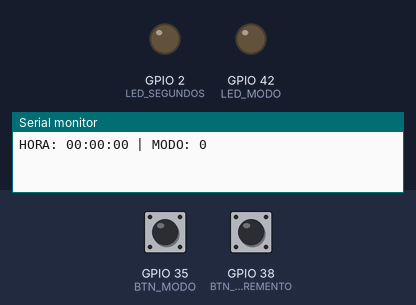
Simulated run of this program. Board: ESP32-S3. Shown: output pins drawn as LEDs (lit = HIGH), the last lines printed to the serial monitor. The test bench sets the inputs (shaded band); at power-on: GPIO 35 (BTN_MODO) HIGH, GPIO 38 (BTN_INCREMENTO) HIGH.

Above: at 0.1 s.
At 1.2 s:
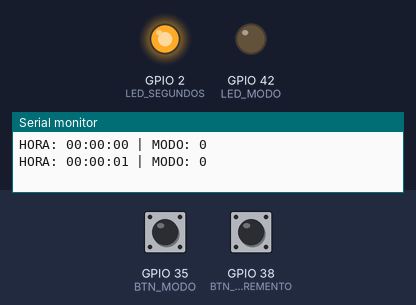
1.3 s: GPIO 35 (BTN_MODO) pulled LOW for 0.15 s
At 2.7 s:
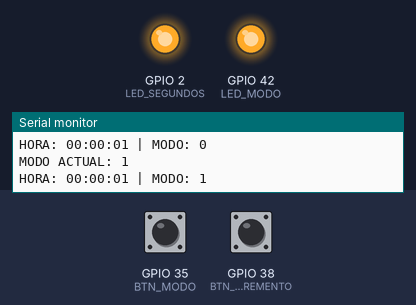
Timing chart, 0 to 4.3 s (numbered marks = the images above; inputs shaded):
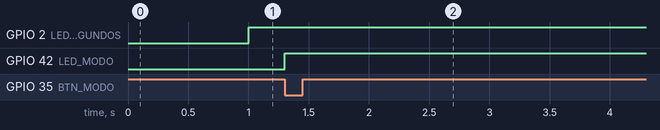

Measured:
- after the input at 1.3 s, GPIO 2 (LED_SEGUNDOS): stops changing and stays HIGH; GPIO 42 (LED_MODO): LOW → HIGH at once

The program:

main.cpp
```cpp
#include <Arduino.h>
#include "freertos/FreeRTOS.h"
#include "freertos/task.h"
#include "freertos/queue.h"
#include "freertos/semphr.h"


// Definición de pines según tu petición
#define LED_SEGUNDOS 2  // LED integrado o externo en el 2
#define LED_MODO 42     // Segundo LED en el pin 42
#define BTN_MODO 35     // Botón para cambiar modo
#define BTN_INCREMENTO 38 // Botón para incrementar valor


// Variables del reloj protegidas
volatile int horas = 0;
volatile int minutos = 0;
volatile int segundos = 0;
volatile int modo = 0; // 0: normal, 1: horas, 2: minutos


QueueHandle_t botonQueue;
SemaphoreHandle_t relojMutex;


typedef struct {
 uint8_t boton;
 uint32_t tiempo;
} EventoBoton;


// ISR para botones
void IRAM_ATTR ISR_Boton(void *arg) {
 uint8_t numeroPulsador = (uint32_t)arg;
 EventoBoton evento;
 evento.boton = numeroPulsador;
 evento.tiempo = xTaskGetTickCountFromISR();
 xQueueSendFromISR(botonQueue, &evento, NULL);
}


// Prototipos
void TareaReloj(void *pvParameters);
void TareaLecturaBotones(void *pvParameters);
void TareaActualizacionDisplay(void *pvParameters);
void TareaControlLEDs(void *pvParameters);


void setup() {
 Serial.begin(115200);
  pinMode(LED_SEGUNDOS, OUTPUT);
 pinMode(LED_MODO, OUTPUT);
 pinMode(BTN_MODO, INPUT_PULLUP);
 pinMode(BTN_INCREMENTO, INPUT_PULLUP);


 botonQueue = xQueueCreate(10, sizeof(EventoBoton));
 relojMutex = xSemaphoreCreateMutex();


 attachInterruptArg(BTN_MODO, ISR_Boton, (void*)BTN_MODO, FALLING);
 attachInterruptArg(BTN_INCREMENTO, ISR_Boton, (void*)BTN_INCREMENTO, FALLING);


 xTaskCreate(TareaReloj, "Reloj", 2048, NULL, 1, NULL);
 xTaskCreate(TareaLecturaBotones, "Botones", 2048, NULL, 2, NULL);
 xTaskCreate(TareaActualizacionDisplay, "Display", 2048, NULL, 1, NULL);
 xTaskCreate(TareaControlLEDs, "LEDs", 1024, NULL, 1, NULL);
}


void loop() {
 vTaskDelay(portMAX_DELAY);
}


void TareaReloj(void *pvParameters) {
 TickType_t xLastWakeTime = xTaskGetTickCount();
 const TickType_t xPeriod = pdMS_TO_TICKS(1000);
 for (;;) {
   vTaskDelayUntil(&xLastWakeTime, xPeriod);
   if (xSemaphoreTake(relojMutex, portMAX_DELAY) == pdTRUE) {
     if (modo == 0) {
       segundos++;
       if (segundos >= 60) { segundos = 0; minutos++; }
       if (minutos >= 60) { minutos = 0; horas++; }
       if (horas >= 24) { horas = 0; }
     }
     xSemaphoreGive(relojMutex);
   }
 }
}


void TareaLecturaBotones(void *pvParameters) {
 EventoBoton evento;
 uint32_t ultimoTiempo = 0;
 for (;;) {
   if (xQueueReceive(botonQueue, &evento, portMAX_DELAY) == pdPASS) {
     if ((evento.tiempo - ultimoTiempo) >= pdMS_TO_TICKS(300)) {
       if (xSemaphoreTake(relojMutex, portMAX_DELAY) == pdTRUE) {
         if (evento.boton == BTN_MODO) {
           modo = (modo + 1) % 3;
           Serial.printf("MODO ACTUAL: %d\n", modo);
         } else if (evento.boton == BTN_INCREMENTO) {
           if (modo == 1) horas = (horas + 1) % 24;
           else if (modo == 2) { minutos = (minutos + 1) % 60; segundos = 0; }
         }
         xSemaphoreGive(relojMutex);
       }
       ultimoTiempo = evento.tiempo;
     }
   }
 }
}


void TareaActualizacionDisplay(void *pvParameters) {
 for (;;) {
   if (xSemaphoreTake(relojMutex, portMAX_DELAY) == pdTRUE) {
     Serial.printf("HORA: %02d:%02d:%02d | MODO: %d\n", horas, minutos, segundos, modo);
     xSemaphoreGive(relojMutex);
   }
   vTaskDelay(pdMS_TO_TICKS(1000));
 }
}


void TareaControlLEDs(void *pvParameters) {
 for (;;) {
   if (xSemaphoreTake(relojMutex, portMAX_DELAY) == pdTRUE) {
     // El LED 2 parpadea con los segundos
     digitalWrite(LED_SEGUNDOS, segundos % 2);
     // El LED 42 se enciende si estamos en modo ajuste
     digitalWrite(LED_MODO, modo > 0);
     xSemaphoreGive(relojMutex);
   }
   vTaskDelay(pdMS_TO_TICKS(100));
 }
}
```
